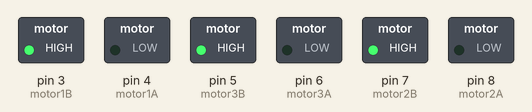
Simulated run of this sketch. Board: Arduino Uno, built with avr-gcc and run on an emulated ATmega328P. Shown: switched loads named in the sketch (green lamp = pin HIGH).

Above: at 0.1 s.
Timing chart, 0 to 1.6 s (numbered marks = the images above):
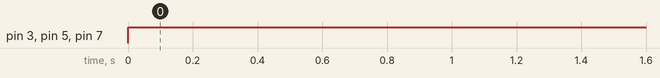

Measured:
- by itself, pin 3 (motor1B), pin 5 (motor3B), pin 7 (motor2B): LOW → HIGH at 0.00 s

The sketch:

motor.ino
```cpp
#include <math.h>
#include <Wire.h>

float degToRad(int dir){
  return (dir * M_PI / 180);
}

const int motor1A = 4;
const int motor1B = 3;

const int motor2A = 8;
const int motor2B = 7;

const int motor3A = 6;
const int motor3B = 5;
int power = 255;

void motors(int dir){
  // set motors to move in direction dir degrees
  float m1 = cos(degToRad(150-dir));
  float m2 = cos(degToRad(30-dir));
  float m3 = cos(degToRad(270-dir));
  Serial.println();
  Serial.println(m1);
  Serial.println(m2);
  Serial.println(m3);
  Serial.println();
  int speedA = int(m1*255);
  int speedB = int(m2*255);
  int speedC = int(m3*255);

  if (m1 >= 0){
    analogWrite(motor1A, speedA);
    analogWrite(motor1B, 0);
  }
  else {
    analogWrite(motor1A, 0);
    analogWrite(motor1B, abs(speedA));
  }
  if (m2 >= 0){
    analogWrite(motor2A, speedB);
    analogWrite(motor2B, 0);
  }
  else {
    analogWrite(motor2A, 0);
    analogWrite(motor2B, abs(speedB));
  }
  if (m3 >= 0){
    analogWrite(motor3A, speedC);
    analogWrite(motor3B, 0);
  }
  else {
    analogWrite(motor3A, 0);
    analogWrite(motor3B, abs(speedC));
  }
}

void turn(bool dir){
  /* true turns right
      false turns left */
  if (dir) {
    analogWrite(motor1A, 0);
    analogWrite(motor1B, 255);
    analogWrite(motor2A, 0);
    analogWrite(motor2B, 255);
    analogWrite(motor3A, 0);
    analogWrite(motor3B, 255);
  }
  if (!dir) {
    analogWrite(motor1A, 255);
    analogWrite(motor1B, 0);
    analogWrite(motor2A, 255);
    analogWrite(motor2B, 0);
    analogWrite(motor3A, 255);
    analogWrite(motor3B, 0);
  }
}

void motorOff(){
  // turn Off all motors
  analogWrite(motor1A, 0);
  analogWrite(motor1B, 0);
  analogWrite(motor2A, 0);
  analogWrite(motor2B, 0);
  analogWrite(motor3A, 0);
  analogWrite(motor3B, 0);
}

void star(){
  motors(0);
  delay(1000);
  motors(180);
  delay(1000);
  motors(45);
  delay(1000);
  motors(225);
  delay(1000);
  motors(90);
  delay(1000);
  motors(270);
  delay(1000);
  motors(135);
  delay(1000);
  motors(315);
  delay(1000);
  motors(180);
  delay(1000);
  motors(0);
  delay(1000);
  motors(225);
  delay(1000);
  motors(45);
  delay(1000);
  motors(270);
  delay(1000);
  motors(90);
  delay(1000);
  motors(315);
  delay(1000);
  motors(136);
  delay(1000);
  motors(360);
  delay(1000);
  motors(180);
  delay(1000);
}

void setup() {
  // Setup motors
  pinMode(motor1A, OUTPUT);
  pinMode(motor1B, OUTPUT);
  pinMode(motor2A, OUTPUT);
  pinMode(motor2B, OUTPUT);
  pinMode(motor3A, OUTPUT);
  pinMode(motor3B, OUTPUT);


  // Set up Serial
  Serial.begin(9600);


}

void loop() {
  turn(true);
}
```
